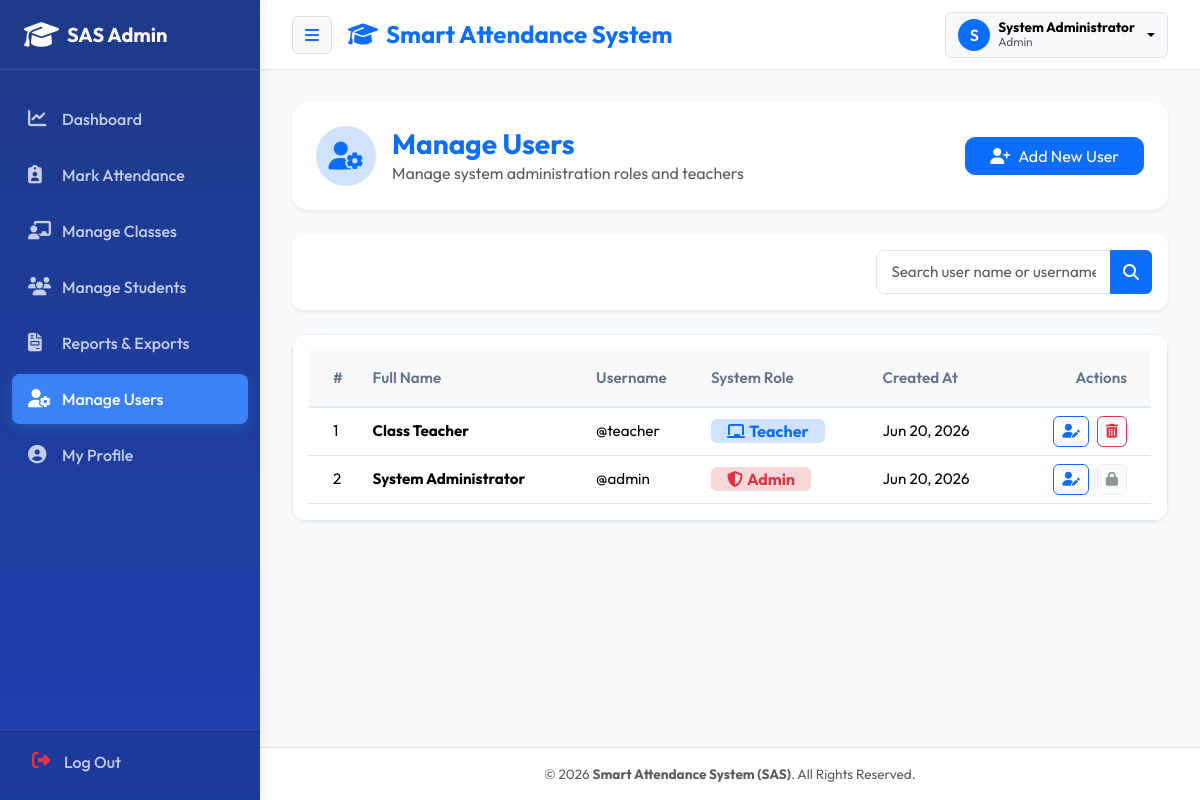
/users.php (signed in), run on the app's committed database.
### tables this page shows
CREATE TABLE IF NOT EXISTS `users` (
    `id` INT AUTO_INCREMENT PRIMARY KEY,
    `fullname` VARCHAR(100) NOT NULL,
    `username` VARCHAR(50) NOT NULL UNIQUE,
    `password` VARCHAR(255) NOT NULL,
    `role` ENUM('Admin', 'Teacher') NOT NULL DEFAULT 'Teacher',
    `created_at` TIMESTAMP DEFAULT CURRENT_TIMESTAMP
);

### includes/functions.php (called while the page is built, shortened)
<?php
function e($string) {
    return htmlspecialchars($string ?? '', ENT_QUOTES, 'UTF-8');
}

### users.php (the view, shortened to what this page needs)
<?php
require_once __DIR__ . '/includes/header.php';
$search = trim($_GET['search'] ?? '');
$query_params = [];
$sql = "SELECT `id`, `fullname`, `username`, `role`, `created_at` FROM `users`";
$sql .= " ORDER BY `fullname` ASC";
try {
    $stmt = $pdo->prepare($sql);
    $stmt->execute($query_params);
    $users = $stmt->fetchAll();
} catch (PDOException $e) {
    die("Query Error: " . $e->getMessage());
}
?>
<div class="container-fluid px-0">
    <div class="row">
        <div class="col-12 mb-4">
            <div class="card border-0 shadow-sm p-4" style="border-radius: 16px;">
                <div class="d-flex flex-column flex-sm-row justify-content-between align-items-sm-center gap-3">
                    <div class="d-flex align-items-center gap-3">
                        <div class="bg-primary-subtle text-primary rounded-circle d-flex align-items-center justify-content-center" style="width: 60px; height: 60px;">
                            <i class="fa-solid fa-user-gear fs-3"></i>
                        </div>
                        <div>
                            <h3 class="fw-bold mb-0 text-primary">Manage Users</h3>
                            <p class="text-muted mb-0">Manage system administration roles and teachers</p>
                        </div>
                    </div>
                    <button class="btn btn-primary px-4 d-flex align-items-center gap-2" style="border-radius: 10px;" data-bs-toggle="modal" data-bs-target="#addUserModal">
                        <i class="fa-solid fa-user-plus"></i>Add New User
                    </button>
                </div>
            </div>
        </div>
        <div class="col-12 mb-4">
            <div class="card border-0 shadow-sm p-3" style="border-radius: 12px;">
                <form action="users.php" method="GET" class="row g-2 justify-content-end">
                    <div class="col-md-4 col-sm-6">
                        <div class="input-group">
                            <input type="text" class="form-control" name="search" value="<?php echo e($search); ?>" placeholder="Search user name or username...">
                            <button class="btn btn-primary" type="submit">
                                <i class="fa-solid fa-magnifying-glass"></i>
                            </button>
                        </div>
                    </div>
                </form>
            </div>
        </div>
        <div class="col-12">
            <div class="card border-0 shadow-sm" style="border-radius: 16px; overflow: hidden;">
                <div class="card-body p-0">
                    <div class="table-responsive">
                        <table class="table table-hover align-middle mb-0" style="font-size: 0.95rem;">
                            <thead class="table-light">
                                <tr>
                                    <th class="ps-4 py-3">#</th>
                                    <th class="py-3">Full Name</th>
                                    <th class="py-3">Username</th>
                                    <th class="py-3">System Role</th>
                                    <th class="py-3">Created At</th>
                                    <th class="pe-4 py-3 text-end">Actions</th>
                                </tr>
                            </thead>
                            <tbody>
                                <?php if (empty($users)): ?>
                                    <tr>
                                        <td colspan="6" class="text-center py-5 text-muted">
                                            <i class="fa-solid fa-folder-open fs-2 mb-3 d-block text-secondary"></i>
                                            No user records found.
                                        </td>
                                    </tr>
                                <?php else: ?>
                                    <?php foreach ($users as $idx => $user): ?>
                                        <tr>
                                            <td class="ps-4"><?php echo $idx + 1; ?></td>
                                            <td class="fw-bold"><?php echo e($user['fullname']); ?></td>
                                            <td>@<?php echo e($user['username']); ?></td>
                                            <td>
                                                <?php if ($user['role'] === 'Admin'): ?>
                                                    <span class="badge bg-danger-subtle text-danger px-3 py-1 fs-6">
                                                        <i class="fa-solid fa-shield-halved me-1"></i>Admin
                                                    </span>
                                                <?php else: ?>
                                                    <span class="badge bg-primary-subtle text-primary px-3 py-1 fs-6">
                                                        <i class="fa-solid fa-chalkboard me-1"></i>Teacher
                                                    </span>
                                                <?php endif; ?>
                                            </td>
                                            <td><?php echo date("M j, Y", strtotime($user['created_at'])); ?></td>
                                            <td class="pe-4 text-end">
                                                <div class="d-flex justify-content-end gap-2">
                                                    <button class="btn btn-sm btn-outline-primary" style="border-radius: 6px;"
                                                            data-bs-toggle="modal"
                                                            data-bs-target="#editUserModal"
                                                            data-id="<?php echo $user['id']; ?>"
                                                            data-fullname="<?php echo e($user['fullname']); ?>"
                                                            data-username="<?php echo e($user['username']); ?>"
                                                            data-role="<?php echo e($user['role']); ?>">
                                                        <i class="fa-solid fa-user-pen"></i>
                                                    </button>
                                                    <?php if ($user['id'] !== $_SESSION['user_id']): ?>
                                                        <button class="btn btn-sm btn-outline-danger" style="border-radius: 6px;"
                                                                data-bs-toggle="modal"
                                                                data-bs-target="#deleteUserModal"
                                                                data-id="<?php echo $user['id']; ?>"
                                                                data-fullname="<?php echo e($user['fullname']); ?>">
                                                            <i class="fa-solid fa-trash-can"></i>
                                                        </button>
                                                    <?php else: ?>
                                                        <button class="btn btn-sm btn-light border text-muted" style="border-radius: 6px;" disabled title="Active account">
                                                            <i class="fa-solid fa-lock"></i>
                                                        </button>
                                                    <?php endif; ?>
                                                </div>
                                            </td>
                                        </tr>
                                    <?php endforeach; ?>
                                <?php endif; ?>
                            </tbody>
                        </table>
                    </div>
                </div>
            </div>
        </div>
    </div>
</div>
<?php require_once __DIR__ . '/includes/footer.php'; ?>

### assets/css/style.css (style rules this page uses)
:root { --primary-color: #1e40af; --primary-light: #3b82f6; --primary-hover: #1d4ed8; --accent-color: #0ea5e9; --bg-color: #f8fafc; --card-bg: #ffffff; --text-main: #0f172a; --text-muted: #64748b; --sidebar-width: 260px; --sidebar-collapsed-width: 70px; --navbar-height: 70px; --border-color: #e2e8f0; }
body { font-family: 'Outfit', sans-serif; background-color: var(--bg-color); color: var(--text-main); overflow-x: hidden; }
.table-responsive { background-color: var(--card-bg); border-radius: 12px; border: 1px solid var(--border-color); padding: 1rem; box-shadow: 0 2px 4px rgba(0, 0, 0, 0.01); }
.table th { font-weight: 600; color: var(--text-muted); border-bottom: 2px solid var(--border-color); }
.table td { vertical-align: middle; }
.form-control, .form-select { border-radius: 8px; border: 1px solid var(--border-color); padding: 0.6rem 0.9rem; font-size: 0.95rem; transition: all 0.2s ease; }

### data on the page
users: fullname "Class Teacher", username "teacher", role "Teacher" (drawn), created_at "Jun 20, 2026"
users: fullname "System Administrator", username "admin", role "Admin" (drawn), created_at "Jun 20, 2026"

### other printed values
substr($_SESSION['fullname'], 0, 1) "S"
$_SESSION['fullname'] "System Administrator"
$_SESSION['role'] "Admin"
